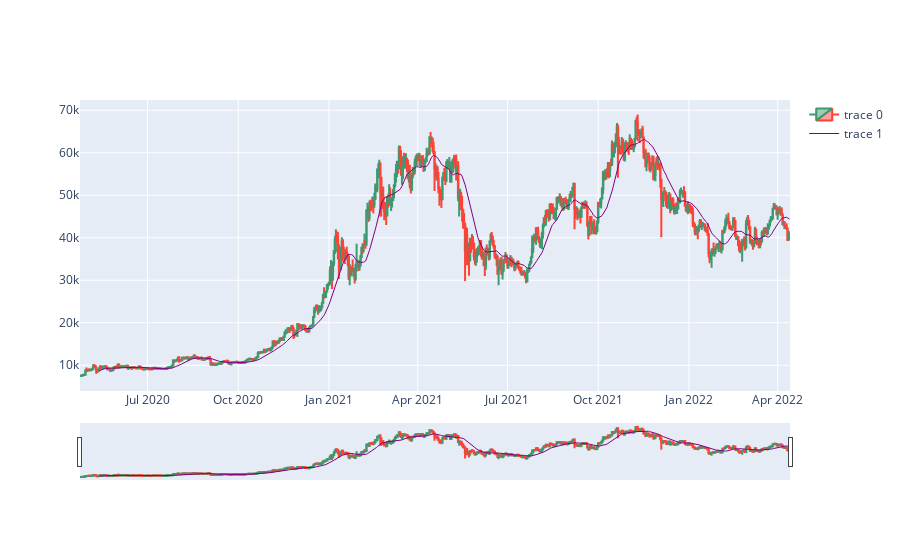

The code cell stored with this chart in its notebook:
### Code cell
import plotly.graph_objects as go
import plotly.express as px

fig = go.Figure(data=[go.Candlestick(x = ohlc[0].index,
                                    open = ohlc[0]['open'],
                                    high = ohlc[0]['high'],
                                    low = ohlc[0]['low'],
                                    close = ohlc[0]['close'],
                                    ),
                     go.Scatter(x=ohlc[0].index, y=ohlc[0]['20 SMA'], line=dict(color='purple', width=1))])

fig.show()

### Figure 1 — Plotly figure (JSON) as saved in the notebook; plotly's stock layout.template omitted (floating-point values rounded to 4 significant figures; data arrays with more than 128 entries replaced by an {"elided": "..."} marker saying what was removed)
{"data": [{"close": {"elided": "720 float values"}, "high": {"elided": "720 float values"}, "low": {"elided": "720 float values"}, "open": {"elided": "720 float values"}, "type": "candlestick", "x": {"elided": "720 str values"}}, {"line": {"color": "purple", "width": 1}, "type": "scatter", "x": {"elided": "720 str values"}, "y": {"elided": "720 float values"}}], "layout": {}}
